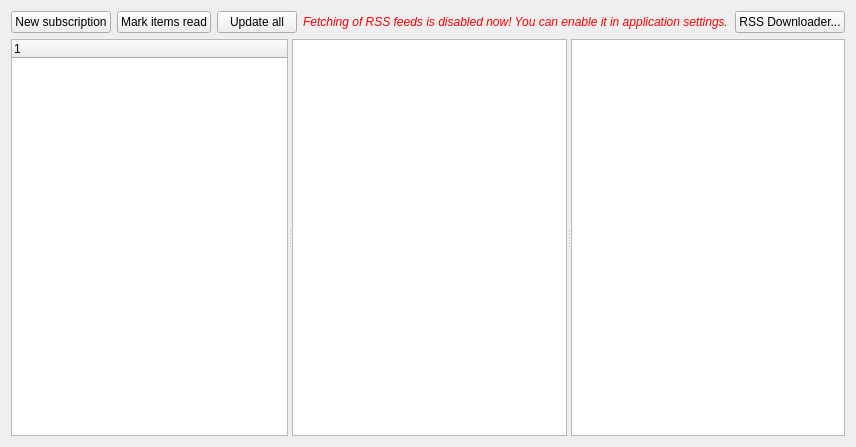
<?xml version="1.0" encoding="UTF-8"?>
<ui version="4.0">
 <class>RSSWidget</class>
 <widget class="QWidget" name="RSSWidget">
  <property name="geometry">
   <rect>
    <x>0</x>
    <y>0</y>
    <width>811</width>
    <height>447</height>
   </rect>
  </property>
  <property name="acceptDrops">
   <bool>false</bool>
  </property>
  <property name="windowTitle">
   <string>Search</string>
  </property>
  <layout class="QVBoxLayout" name="verticalLayout_2">
   <item>
    <layout class="QHBoxLayout" name="horizontalLayout">
     <item>
      <widget class="QPushButton" name="newFeedButton">
       <property name="text">
        <string>New subscription</string>
       </property>
      </widget>
     </item>
     <item>
      <widget class="QPushButton" name="markReadButton">
       <property name="text">
        <string>Mark items read</string>
       </property>
      </widget>
     </item>
     <item>
      <widget class="QPushButton" name="updateAllButton">
       <property name="toolTip">
        <string>Refresh RSS streams</string>
       </property>
       <property name="text">
        <string>Update all</string>
       </property>
      </widget>
     </item>
     <item>
      <widget class="QLabel" name="labelWarn">
       <property name="font">
        <font>
         <italic>true</italic>
        </font>
       </property>
       <property name="styleSheet">
        <string notr="true">color: red;</string>
       </property>
       <property name="text">
        <string>Fetching of RSS feeds is disabled now! You can enable it in application settings.</string>
       </property>
       <property name="wordWrap">
        <bool>false</bool>
       </property>
      </widget>
     </item>
     <item>
      <spacer name="spacer1">
       <property name="orientation">
        <enum>Qt::Orientation::Horizontal</enum>
       </property>
       <property name="sizeHint" stdset="0">
        <size>
         <width>0</width>
         <height>0</height>
        </size>
       </property>
      </spacer>
     </item>
     <item>
      <widget class="QPushButton" name="rssDownloaderBtn">
       <property name="text">
        <string>RSS Downloader...</string>
       </property>
      </widget>
     </item>
    </layout>
   </item>
   <item>
    <widget class="QSplitter" name="splitterSide">
     <property name="sizePolicy">
      <sizepolicy hsizetype="Expanding" vsizetype="Expanding">
       <horstretch>0</horstretch>
       <verstretch>0</verstretch>
      </sizepolicy>
     </property>
     <property name="orientation">
      <enum>Qt::Orientation::Horizontal</enum>
     </property>
     <widget class="FeedListWidget" name="feedListWidget"/>
     <widget class="QWidget" name="layoutWidget">
      <layout class="QVBoxLayout" name="verticalLayout">
       <property name="leftMargin">
        <number>0</number>
       </property>
       <property name="topMargin">
        <number>0</number>
       </property>
       <property name="rightMargin">
        <number>0</number>
       </property>
       <property name="bottomMargin">
        <number>0</number>
       </property>
       <item>
        <widget class="QSplitter" name="splitterMain">
         <property name="sizePolicy">
          <sizepolicy hsizetype="Expanding" vsizetype="Expanding">
           <horstretch>0</horstretch>
           <verstretch>0</verstretch>
          </sizepolicy>
         </property>
         <property name="orientation">
          <enum>Qt::Orientation::Horizontal</enum>
         </property>
         <widget class="ArticleListWidget" name="articleListWidget"/>
         <widget class="HtmlBrowser" name="textBrowser"/>
        </widget>
       </item>
      </layout>
     </widget>
    </widget>
   </item>
  </layout>
  <action name="actionDelete">
   <property name="text">
    <string>Delete</string>
   </property>
   <property name="toolTip">
    <string>Delete</string>
   </property>
  </action>
  <action name="actionRename">
   <property name="text">
    <string>Rename...</string>
   </property>
   <property name="toolTip">
    <string>Rename</string>
   </property>
  </action>
  <action name="actionUpdate">
   <property name="text">
    <string>Update</string>
   </property>
   <property name="toolTip">
    <string>Update</string>
   </property>
  </action>
  <action name="actionNewSubscription">
   <property name="text">
    <string>New subscription...</string>
   </property>
  </action>
  <action name="actionUpdateAllFeeds">
   <property name="text">
    <string>Update all feeds</string>
   </property>
   <property name="toolTip">
    <string>Update all feeds</string>
   </property>
  </action>
  <action name="actionMarkItemsRead">
   <property name="text">
    <string>Mark items read</string>
   </property>
   <property name="toolTip">
    <string>Mark items read</string>
   </property>
  </action>
  <action name="actionDownloadTorrent">
   <property name="text">
    <string>Download torrent</string>
   </property>
  </action>
  <action name="actionOpenNewsURL">
   <property name="text">
    <string>Open news URL</string>
   </property>
  </action>
  <action name="actionCopyFeedURL">
   <property name="text">
    <string>Copy feed URL</string>
   </property>
  </action>
  <action name="actionNewFolder">
   <property name="text">
    <string>New folder...</string>
   </property>
  </action>
  <action name="actionEditFeed">
   <property name="text">
    <string>Feed options...</string>
   </property>
  </action>
 </widget>
 <customwidgets>
  <customwidget>
   <class>HtmlBrowser</class>
   <extends>QTextBrowser</extends>
   <header>gui/rss/htmlbrowser.h</header>
  </customwidget>
  <customwidget>
   <class>FeedListWidget</class>
   <extends>QTreeWidget</extends>
   <header>gui/rss/feedlistwidget.h</header>
  </customwidget>
  <customwidget>
   <class>ArticleListWidget</class>
   <extends>QListWidget</extends>
   <header>gui/rss/articlelistwidget.h</header>
  </customwidget>
 </customwidgets>
 <resources/>
 <connections/>
</ui>
